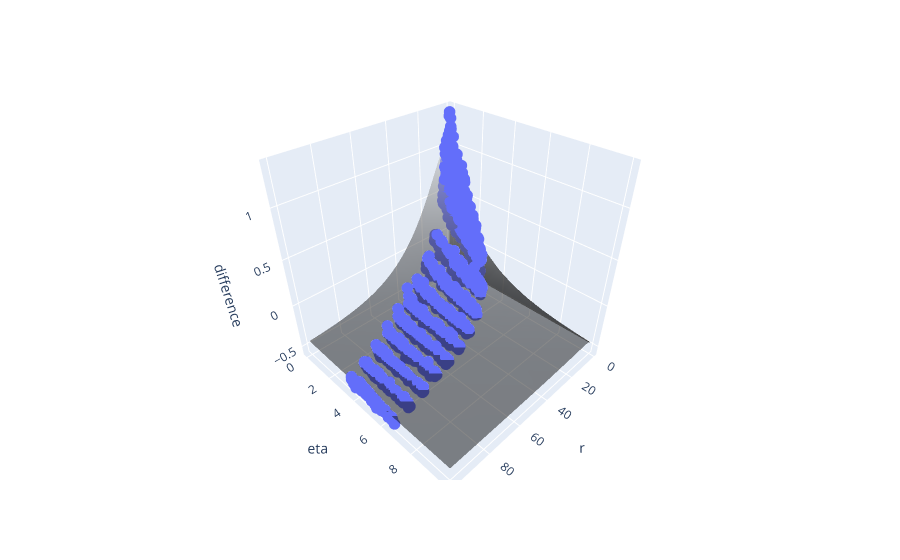

Source (notebook cell):
### Markdown cell above
The data suggest that the fitting surface must have a peak at very low $r$. This is consistent with the fact that $\left< |CK| \right> - \log_2(r)$ must be zero at $r=1$. I've modiModify the exponential fitting function to account for that (model 3).

### Code cell
# Model 3

fig = px.scatter_3d(df, x='r', y='eta', z='difference')
fig.update_layout(scene=dict(aspectmode='cube'))

surface_trace = go.Surface(z=z_exp_mod, x=x, y=y, showscale=False, opacity=0.5, colorscale='gray')
fig.update_traces(marker={'size': 4}) 

# Add the surface plot trace to the existing figure
fig.add_trace(surface_trace)
fig.show()

### Figure 1 — Plotly figure (JSON) as saved in the notebook; plotly's stock layout.template omitted (floating-point values rounded to 4 significant figures; data arrays with more than 128 entries replaced by an {"elided": "..."} marker saying what was removed)
{"data": [{"hovertemplate": "r=%{x}<br>eta=%{y}<br>difference=%{z}<extra></extra>", "legendgroup": "", "marker": {"color": "#636efa", "size": 4, "symbol": "circle"}, "mode": "markers", "name": "", "scene": "scene", "showlegend": false, "type": "scatter3d", "x": {"elided": "1748 int values"}, "y": {"elided": "1748 float values"}, "z": {"elided": "1748 float values"}}, {"colorscale": [[0, "rgb(0, 0, 0)"], [0.09091, "rgb(16, 16, 16)"], [0.1818, "rgb(38, 38, 38)"], [0.2727, "rgb(59, 59, 59)"], [0.3636, "rgb(81, 80, 80)"], [0.4545, "rgb(102, 101, 101)"], [0.5455, "rgb(124, 123, 122)"], [0.6364, "rgb(146, 146, 145)"], [0.7273, "rgb(171, 171, 170)"], [0.8182, "rgb(197, 197, 195)"], [0.9091, "rgb(224, 224, 223)"], [1, "rgb(254, 254, 253)"]], "opacity": 0.5, "showscale": false, "type": "surface", "x": {"elided": "11x101 int values"}, "y": {"elided": "11x101 int values"}, "z": {"elided": "11x101 float values"}}], "layout": {"legend": {"tracegroupgap": 0}, "margin": {"t": 60}, "scene": {"aspectmode": "cube", "domain": {"x": [0, 1], "y": [0, 1]}, "xaxis": {"title": {"text": "r"}}, "yaxis": {"title": {"text": "eta"}}, "zaxis": {"title": {"text": "difference"}}}}}
